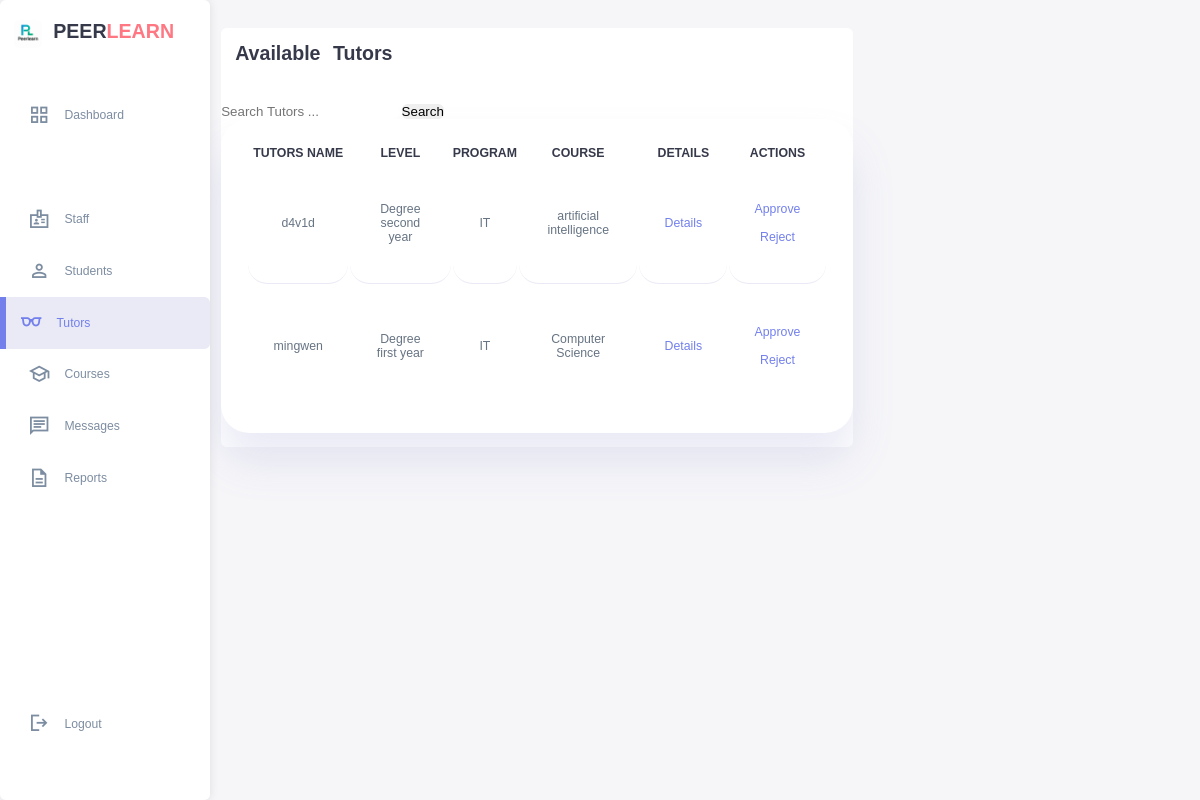
/admin_tutors.php, run on the app's committed database.
### tables this page shows
CREATE TABLE `tutorprofile` (
  `user_id` int(11) NOT NULL,
  `major` varchar(100) DEFAULT NULL,
  `year` varchar(50) DEFAULT NULL,
  `bio` text DEFAULT NULL,
  `qualifications` text DEFAULT NULL,
  `is_verified` tinyint(1) DEFAULT 0,
  `rating` decimal(3,2) DEFAULT 0.00,
  `total_sessions` int(11) DEFAULT 0,
  `program` varchar(255) DEFAULT NULL,
  `status` varchar(50) DEFAULT NULL
);

CREATE TABLE `user` (
  `user_id` int(11) NOT NULL,
  `username` varchar(50) NOT NULL,
  `password` varchar(255) DEFAULT NULL,
  `email` varchar(100) NOT NULL,
  `role` enum('student','tutor','admin') NOT NULL,
  `first_name` varchar(50) NOT NULL,
  `last_name` varchar(50) NOT NULL,
  `phone` varchar(20) DEFAULT NULL,
  `profile_image` varchar(255) DEFAULT NULL,
  `is_active` tinyint(1) DEFAULT 1,
  `created_at` timestamp NOT NULL DEFAULT current_timestamp(),
  `last_login` datetime DEFAULT NULL,
  `reset_token_hash` varchar(64) DEFAULT NULL,
  `reset_token_expires_at` datetime DEFAULT NULL
);

### admin_tutors.php (the view, shortened to what this page needs)
<!DOCTYPE html>
<html lang="en">
<head>
    <link rel="stylesheet" href="studentstyle.css">
</head>
<body>
    <div class="container">
        <aside>
            <div class="top">
                <div class="logo">
                    <img src="image/logo.png">
                    <h2>PEER<span class="danger">LEARN</span></h2>
                </div>
            </div>
            <div class="sidebar">
                    <a href="admin.html"><span class="material-symbols-sharp">grid_view</span><h3>Dashboard</h3></a>
                <a href="#"></a>
                <a href="admin_staff.php"><span class="material-symbols-sharp">badge</span><h3>Staff</h3></a>
                <a href="admin_student.php"><span class="material-symbols-sharp">person</span><h3>Students</h3></a>
                <a href="admin_tutors.php" class="active"><span class="material-symbols-sharp">eyeglasses</span><h3>Tutors</h3></a>
                <a href="admin_course.php"><span class="material-symbols-sharp">school</span><h3>Courses</h3></a>
                <a href="admin_message.php"><span class="material-symbols-sharp">chat</span><h3>Messages</h3></a>
                <a href="admin_report.php"><span class="material-symbols-sharp">description</span><h3>Reports</h3></a>
                <a href="home_page.html"><span class="material-symbols-sharp">logout</span><h3>Logout</h3></a>
            </div>
        </aside>
    <main>
       <div class="current_students">
                <h2>Available Tutors</h2>
                <di style="margin-left: 500px ; padding:100px;">
                    <form action="" method="GET">
                        <input type="text" name="my_search" placeholder="Search Tutors ...">
                        <input  type="submit" name="search" value="Search">
                    </form>
                <table>
                    <thead>
                        <tr>
                            <th>TUTORS NAME</th>
                            <th>LEVEL</th>
                            <th>PROGRAM</TH>
                            <th>COURSE</th>
                            <th>DETAILS</th>
                            <th>ACTIONS</th>
                        </tr>
                    </thead>
                    <tbody>
                        <?php
                        $servername = "localhost";
                        $username = "root";
                        $password = "";
                        $dbname = "peer_tutoring_platform";
                    $conn = new mysqli($servername, $username, $password, $dbname);
                     $sql = "SELECT sp.*, u.username
                                FROM tutorprofile sp
                                JOIN user u ON sp.user_id = u.user_id";
                        $result = $conn->query($sql);
                        if ($result->num_rows > 0) {
                            while($row = $result->fetch_assoc()) {
                                echo "<tr>
                                    <td>".htmlspecialchars($row["username"])."</td>
                                    <td>".htmlspecialchars($row["year"])."</td>
                                    <td>".htmlspecialchars($row["program"])."</td>
                                    <td>".htmlspecialchars($row["major"])."</td>
                                    <td>
                                        <a href='tutor_details.php?id=".$row["user_id"]."' class='details-btn'>Details</a>
                                    </td>
                                    <td>
                                        <a href='tutor_action.php?id=".$row["user_id"]."&action=approve' class='approve-btn'>Approve</a>
                                        <a href='tutor_action.php?id=".$row["user_id"]."&action=reject' class='reject-btn'>Reject</a>
                                    </td>
                                </tr>";
                            }
                        } else {
                            $no_results_message = isset($_GET['search']) ?
                                "No students found matching '".htmlspecialchars($_GET['my_search'])."'" :
                                "No students found";
                            echo "<tr><td colspan='6'>$no_results_message</td></tr>";
                        }
                        ?>
                    </tbody>
                </table>
            </div>
        </main>
    </div>
</body>
</html>

### studentstyle.css (style rules this page uses)
* { margin: 0; padding: 0; outline: 0; appearance: none; border: 0; text-decoration: none; list-style: none; box-sizing: border-box; border-radius: 0.4rem; }
html { font-size: 14px; }
body { width: 100vw; height: 100vh; font-family: poppins, sans-serif; font-size: 0.88rem; background: #f6f6f9; user-select: none; overflow-x: hidden; color: #363949; }
.container { display: grid; width: 96%; margin: 0 auto; gap: 1.8rem; grid-template-columns: 14rem auto 23rem; }
a { color: #363949; }
img { display: block; width: 100%; }
h2 { font-size: 1.4rem; }
h3 { font-size: 0.87rem; }
.danger { color: #ff7782; }
aside { height: 100vh; }
aside .top { background: white; display: flex; align-items: center; justify-content: space-between; margin-top: 1.4rem; border-radius: 0.4rem; }
aside .logo { display: flex; gap: 0.8rem; }
aside .logo img { width: 2rem; height: 2rem; }
aside .sidebar { background: rgb(255, 255, 255); display: flex; flex-direction: column; height: 86vh; position: relative; top: 3rem; border-radius: 0.4rem; }
aside h3 { font-weight: 500; }
aside .sidebar a { display: flex; color: #7d8da1; margin-left: 2rem; gap: 1rem; align-items: center; position: relative; height: 3.7rem; transition: all 300ms ease; }
aside .sidebar a span { font-size: 1.6rem; transition: all 300ms ease; }
aside .sidebar a:last-child { position: absolute; bottom: 2rem; width: 100%; }
aside .sidebar a.active { background: rgba(132, 139, 200, 0.18); color: #7380ec; margin-left: 0; }
aside .sidebar a.active:before { content: ""; width: 6px; height: 100%; background: #7380ec; }
aside .sidebar a.active span { color: #7380ec; margin-left: calc(1rem -3 px); }
.current_students { margin-top: 2rem; background: #fff; }
.current_students h2 { margin-bottom: 0.8rem; word-spacing: 0.5rem; padding: 1rem; }
.current_students table { background:#fff; width: 100%; border-radius:2rem; padding:1.8rem; text-align: center; box-shadow: 0 2rem 3rem rgba(132, 139, 200, 0.18); transition: all 300ms ease; }
table tbody td { height: 2.8rem; border-bottom: 1px solid rgba(132, 139, 200, 0.18); color: #677483; text-align: center; padding:1.8rem; background: white; border-radius: 1.4rem; }
table tbody tr:last-child td { border: none; }
.current_students a { text-align: center; display: block; margin: 1rem auto; color: #7380ec; }

### admin_tutors.php (style rules this page uses)
:root { --primary: #7380ec; --danger: #ff7782; --success: #41f1b6; --warning: #ffbb55; --white: #fff; --info-dark: #7d8da1; --info-light: #dce1eb; --dark: #363949; --light: rgba(132, 139, 200, 0.18); --primary-variant: #111e88; --dark-variant: #677483; --color-background: #f6f6f9; --card-border-radius: 2rem; --border-radius-1: 0.4rem; --border-radius-2: 0.8rem; --border-radius-3: 1.2rem; --card-padding: 1.8rem; --padding-1: 1.2rem; --box-shadow: 0 2rem 3rem var(--light); }
* { margin: 0; padding: 0; outline: 0; appearance: none; border: 0; text-decoration: none; list-style: none; box-sizing: border-box; }
html { font-size: 14px; }
body { margin: 0; padding: 0; }
.container { width: 100%; margin: 0; gap: 1.8rem; grid-template-columns: 14rem auto 23rem; }
a { color: #363949; }
img { display: block; width: 100%; }
h2 { font-size: 1.4rem; }
h3 { font-size: 0.87rem; }
.danger { color: #ff7782; }
aside { width: 210px; background: white; box-shadow: 0 0 10px rgba(0,0,0,0.1); position: sticky; top: 0; height: 100vh; margin-left: 0; padding-left: 0; left: 0; }
aside .top { margin-left: 0; padding-left: 1rem; }
aside .logo { display: flex; gap: 0.8rem; }
aside .logo img { width: 2rem; height: 2rem; }
aside .sidebar { margin-left: 0; padding-left: 0; }
aside h3 { font-weight: 500; }
aside .sidebar a { display: flex; color: #7d8da1; margin-left: 2rem; gap: 1rem; align-items: center; position: relative; height: 3.7rem; transition: all 300ms ease; }
aside .sidebar a span { font-size: 1.6rem; transition: all 300ms ease; }
aside .sidebar a:last-child { position: absolute; bottom: 2rem; width: 100%; }
aside .sidebar a.active { background: rgba(132, 139, 200, 0.18); color: #7380ec; margin-left: 0; }
aside .sidebar a.active:before { content: ""; width: 6px; height: 100%; background: #7380ec; }
aside .sidebar a.active span { color: #7380ec; margin-left: calc(1rem -3 px); }

### data on the page
tutorprofile: user_id.username "d4v1d", year "Degree second year", program "IT", major "artificial intelligence"
tutorprofile: user_id.username "mingwen", year "Degree first year", program "IT", major "Computer Science"
